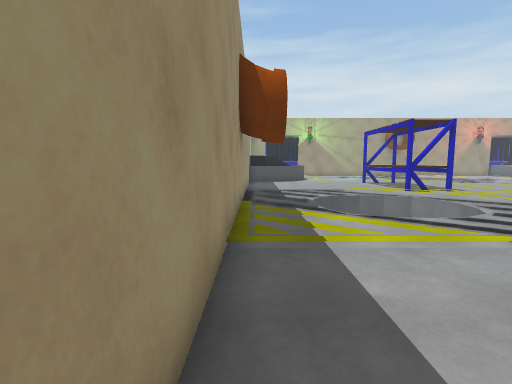
view 1 (above)

24 first-person views from a walk through a scene from a Unity 3-D project. The camera is 1.4 m above the floor, tilts 6° down and sees 85° across. The floor is counted in squares, 1 m on a side. Each view is taken from the middle of a square. On the plan, view 1 faces up. The plan holds only what a view shows up to about 14 squares ahead; the rest is blank. The place goes on beyond the plan. Surface patterns are stand-ins for the level's own textures.

view 2
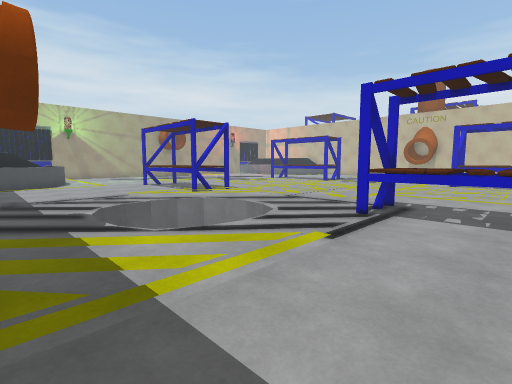

view 3
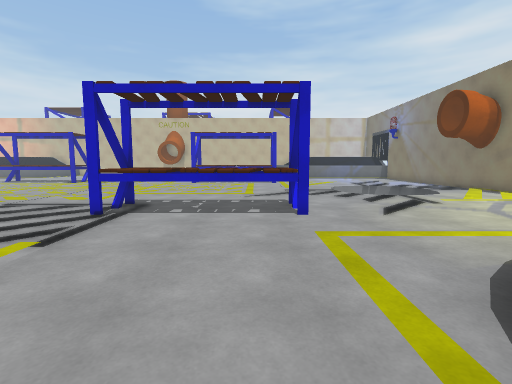

view 4
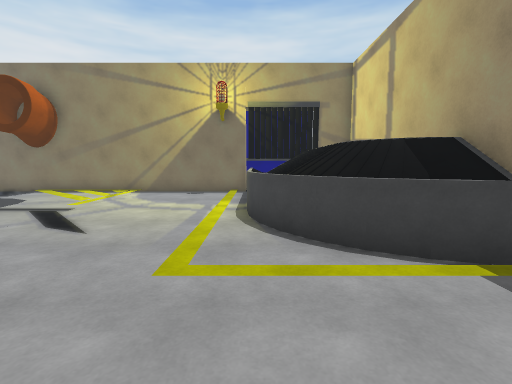

view 5
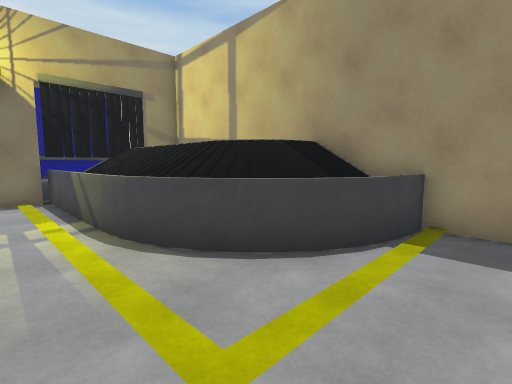

view 6
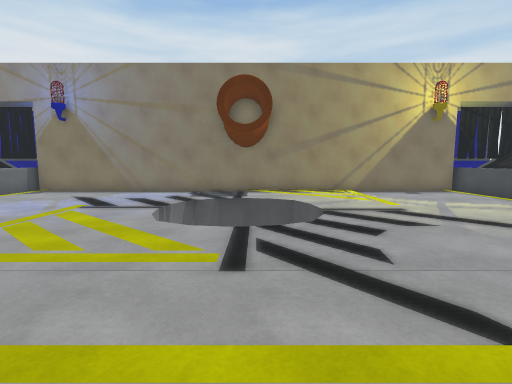

view 7
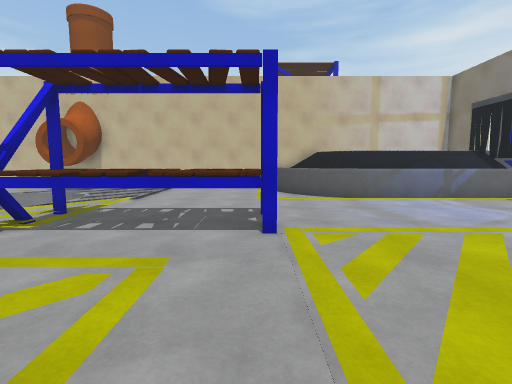

view 8
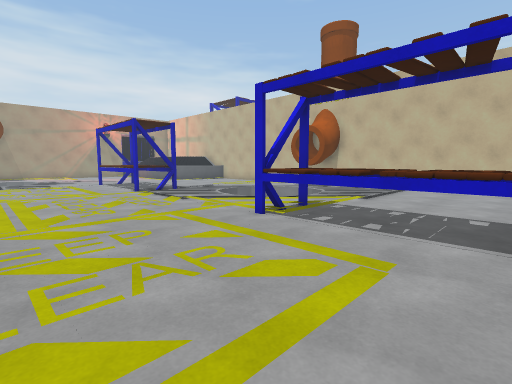

view 9
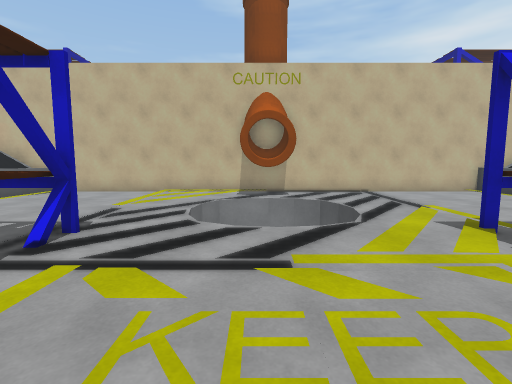

view 10
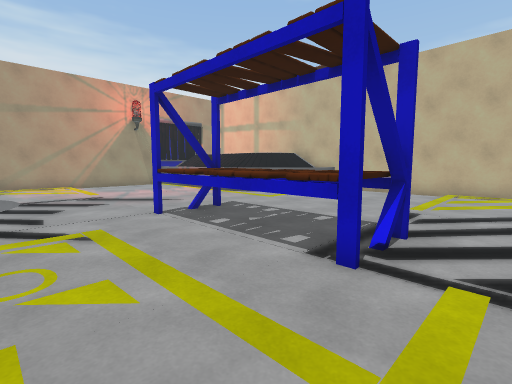

view 11
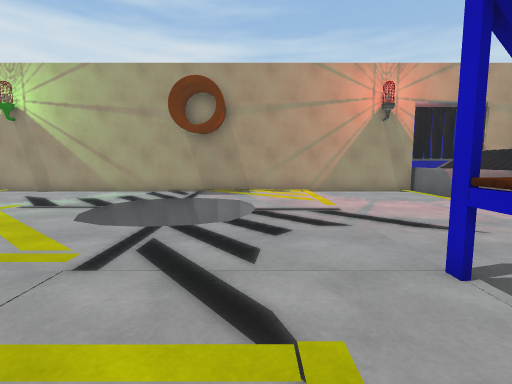

view 12
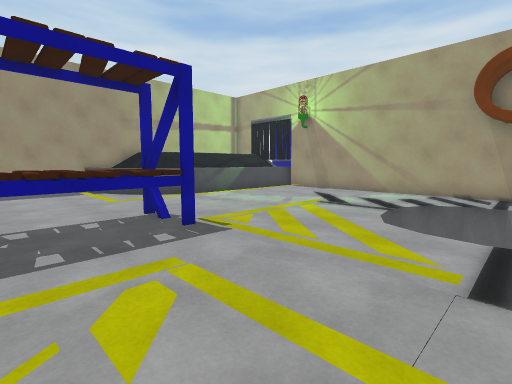

view 13
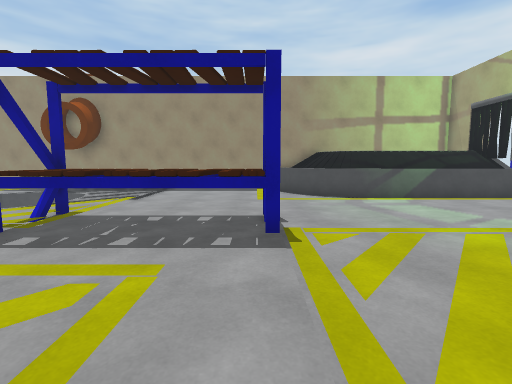

view 14
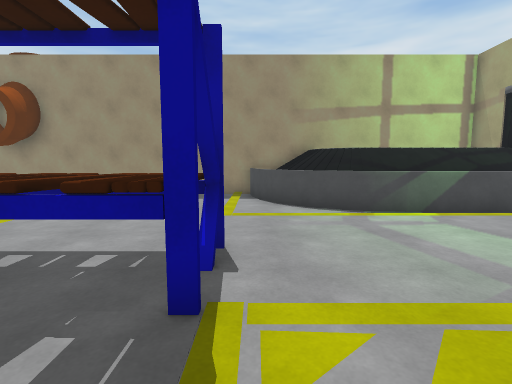

view 15
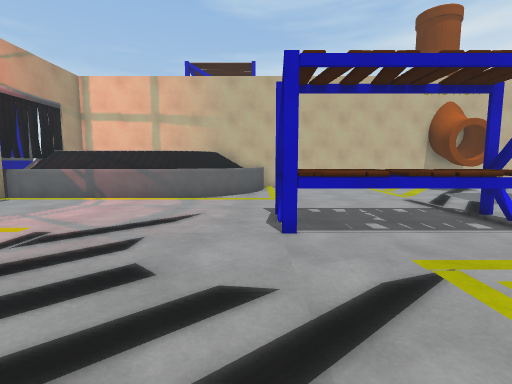

view 16
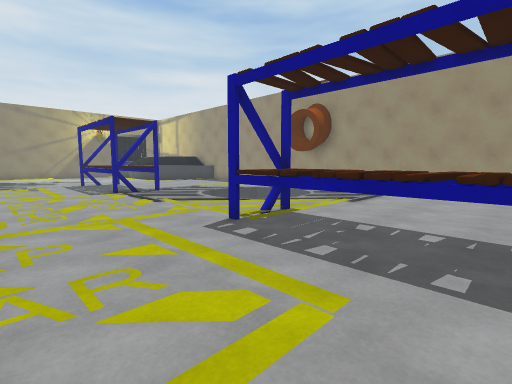

view 17
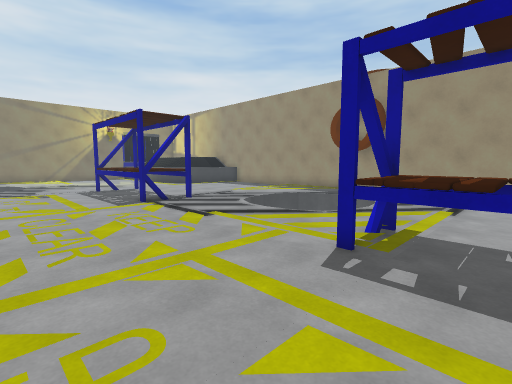

view 18
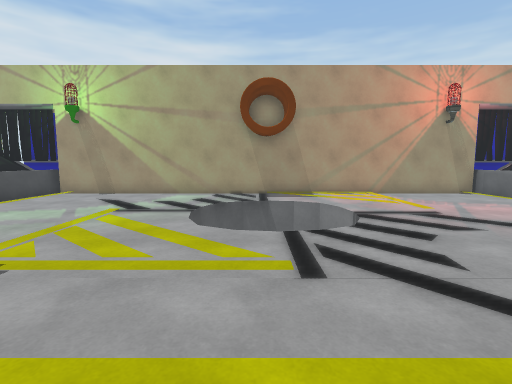

view 19
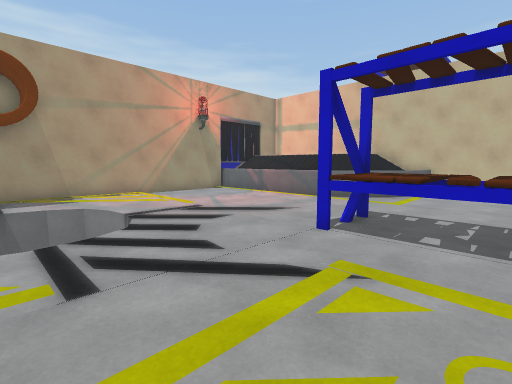

view 20
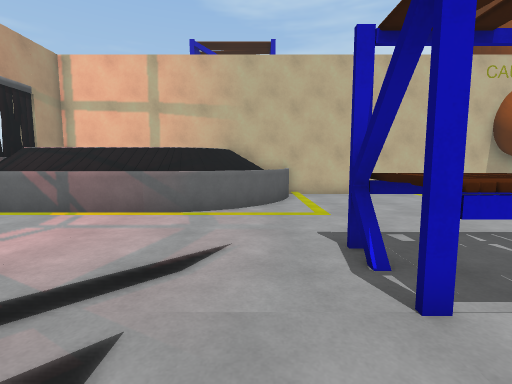

view 21
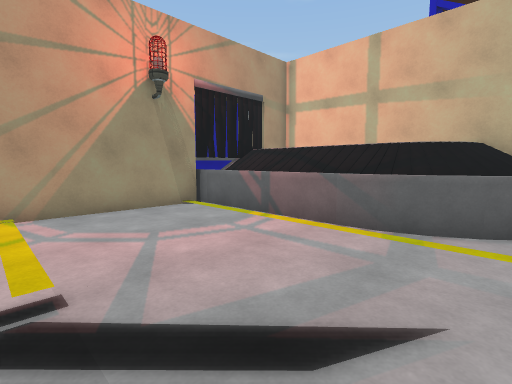

view 22
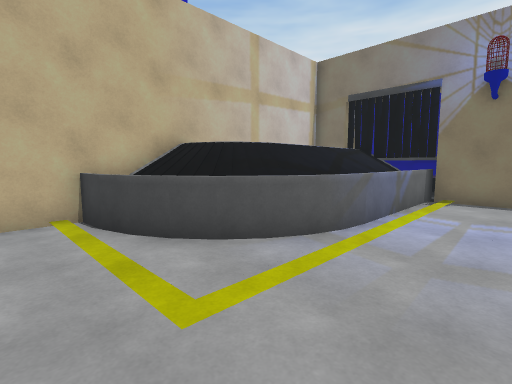

view 23
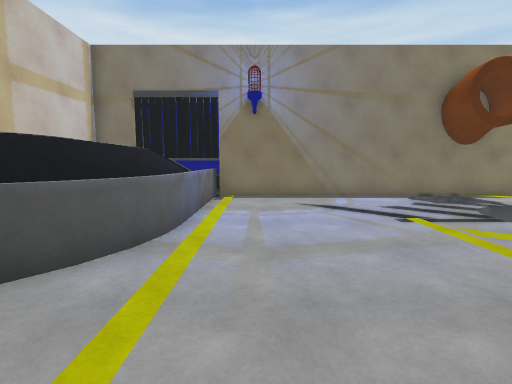

view 24
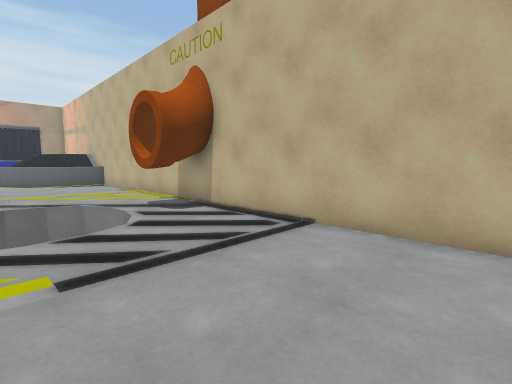

### Floor plan
Key: @ floor where view 1 was taken; # wall or solid block; . floor; v drop or lower ground; S shelf; C conveyor; T truck; P pipe; O other object.
Columns run from 1 left of view 1 to 32 right of it. Each row starts with its distance up from view 1.
 32                              T
 31                            TTT
 30    CCO####################CCC
 29   OCCC....................CCC
 28    OOO....................OOO
 27    OOO.........vv.........OOO
 26    OOO........v  v........OOO
 25    OOO.......v    v.......OOO
 24    OOO.......v    v.......OOO    S
 23   OOOO........v  v........OOOO   S
 22 # OOO..........vv.........OOOOO#
 21 O OOO......................OOOOO
 20 O O.........................OOO#
 19 #........SS..........SS........#
 18 #........SS..........SS........#
 17 #........SS..........SS........#
 16 # .......SS..........SS........#
 15 # .......SS..........SS........#
 14 #........SS..........SSS.......#
 13 #..............................#
 12 #....vv .................vv ...#
 11 #...v    ...............     ..#
 10 #..v    v..............v    vPP#
  9 #..v    v..............v    vPP#
  8 #..    v...............    v.. #
  7 #... vv................. vv... #
  6 #............................. #
  5 #.......SSS..........SS....... #
  4 #........SS..........SS........#
  3 #........SS..........SS........#
  2 #........SS..........SS........#
  1 #........SS..........SS........#
  0 #@.......SS..........SS........#
 -1 #OOO........................OOO#
 -2 OOOOO......................OOOOO
 -3 #OOOOO.........vv.........OOOOO#
 -4   OOOO........    ........OOOO
 -5    OOO.......v    v.......OOO
 -6    OOO.......v    v.......OOO
 -7    OOO........v  v........OOO
 -8    OOO.........vv.........OOO
 -9    OOO....................OOO
-10    CCC..........   .......CCC
-11    OCC#########O##########OOC
-12    TTT        O  O        TTTT
-13                  O        T

Where each view was taken, in squares from view 1:
view 1: 0 up, 0 right, facing up
view 2: 2 up, 0 right, facing up-right
view 3: 1 up, 0 right, facing right
view 4: 3 up, 4 right, facing down
view 5: 1 up, 6 right, facing down-left
view 6: 3 up, 14 right, facing down
view 7: 0 up, 14 right, facing right
view 8: 0 up, 14 right, facing up-right
view 9: 10 up, 16 right, facing right
view 10: 12 up, 16 right, facing up-right
view 11: 16 up, 17 right, facing up
view 12: 16 up, 15 right, facing up-left
view 13: 19 up, 15 right, facing left
view 14: 20 up, 12 right, facing left
view 15: 20 up, 14 right, facing right
view 16: 19 up, 14 right, facing down-left
view 17: 16 up, 14 right, facing down-left
view 18: 16 up, 14 right, facing up
view 19: 16 up, 14 right, facing up-right
view 20: 21 up, 17 right, facing right
view 21: 21 up, 19 right, facing up-right
view 22: 1 up, 22 right, facing down-right
view 23: 1 up, 23 right, facing down
view 24: 1 up, 24 right, facing up-right
